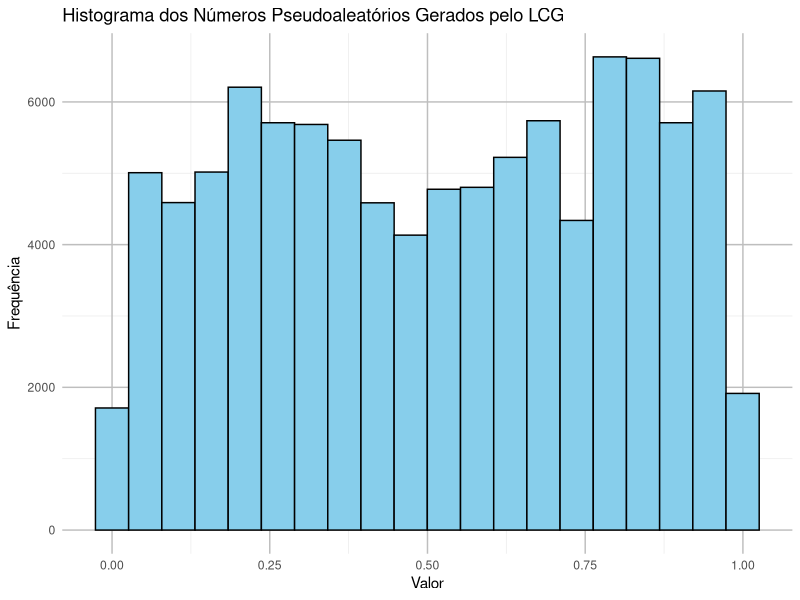

R code for this plot:
# Importando o pacote necessário
library(gmp)

# Parâmetros do exemplo
m <- 2^32
a <- 1664525
c <- 1013904223

# Verificando as condições
# 1. O incremento c deve ser coprimo com m
coprimo_c_m <- gcd(c, m) == 1

# 2. a - 1 deve ser divisível por todos os fatores primos de m
a_menos_1 <- a - 1

print(a_menos_1)

# Carregando o pacote ggplot2
library(ggplot2)

# Classe para o Gerador Congruente Linear
LinearCongruentialGenerator <- setRefClass(
  "LinearCongruentialGenerator",
  fields = list(a = "numeric", c = "numeric", m = "numeric", semente = "numeric"),
  methods = list(
    initialize = function(semente, a = 1103515245, c = 12345, m = 2^32) { #semente é o X_0
      .self$a <- a
      .self$c <- c
      .self$m <- m
      .self$semente <- semente
    },
    gerar = function() {
      # Atualizando a semente
      .self$semente <- (.self$a * .self$semente + .self$c) %% .self$m
      return(.self$semente / .self$m)  # Normalizando para [0, 1)
    }
  )
)

# Inicializando o gerador com uma semente
lcg <- LinearCongruentialGenerator$new(semente = 9)

# Gerando 1000 números pseudoaleatórios
numeros_gerados <- sapply(1:100000, function(x) lcg$gerar())

# Convertendo para um data.frame
dados <- data.frame(numeros_gerados = numeros_gerados)

# Plotando o histograma dos números gerados
ggplot(dados, aes(x = numeros_gerados)) +
  geom_histogram(bins = 20, fill = 'skyblue', color = 'black') +
  ggtitle('Histograma dos Números Pseudoaleatórios Gerados pelo LCG') +
  xlab('Valor') +
  ylab('Frequência') +
  theme_minimal() +
  theme(panel.grid.major = element_line(color = "grey"))
